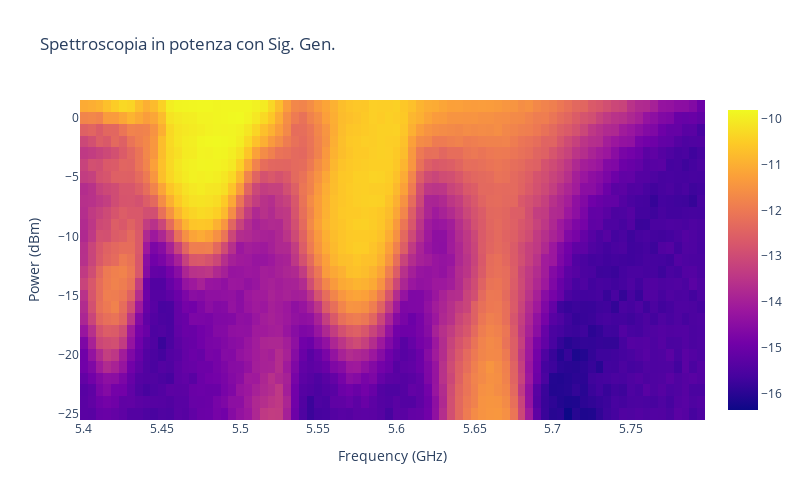

The notebook cell saved with this chart:
### Code cell
import plotly.express as px

ampls = MSR
power = lvl_sg
f = freqs_sg/1e9

print(ampls.shape)
print(power.shape)
print(f.shape)

taitol = 'Spettroscopia in potenza con Sig. Gen.'

fig = px.imshow(ampls, aspect="auto", labels=dict(x = 'Frequency (GHz)', y = 'Power (dBm)', z = 'MSR'), x = f, y = power, origin = 'lower', title = taitol)

fig.update_layout(
    # xaxis=dict(tickformat=".1e"), 
    width = 800,
    height = 500
    )

fig.update_traces(hoverongaps=False, hovertemplate='Frequency: %{x}<br>Amplitude: %{y}<br>MSR: %{z}')

### Figure 1 — Plotly figure (JSON) as saved in the notebook; plotly's stock layout.template omitted (floating-point values rounded to 4 significant figures; data arrays with more than 128 entries replaced by an {"elided": "..."} marker saying what was removed)
{"data": [{"coloraxis": "coloraxis", "hoverongaps": false, "hovertemplate": "Frequency: %{x}<br>Amplitude: %{y}<br>MSR: %{z}", "name": "0", "type": "heatmap", "x": [5.4, 5.405, 5.41, 5.415, 5.42, 5.425, 5.43, 5.435, 5.44, 5.445, 5.45, 5.455, 5.46, 5.465, 5.47, 5.475, 5.48, 5.485, 5.49, 5.495, 5.5, 5.505, 5.51, 5.515, 5.52, 5.525, 5.53, 5.535, 5.54, 5.545, 5.55, 5.555, 5.56, 5.565, 5.57, 5.575, 5.58, 5.585, 5.59, 5.595, 5.6, 5.605, 5.61, 5.615, 5.62, 5.625, 5.63, 5.635, 5.64, 5.645, 5.65, 5.655, 5.66, 5.665, 5.67, 5.675, 5.68, 5.685, 5.69, 5.695, 5.7, 5.705, 5.71, 5.715, 5.72, 5.725, 5.73, 5.735, 5.74, 5.745, 5.75, 5.755, 5.76, 5.765, 5.77, 5.775, 5.78, 5.785, 5.79, 5.795], "xaxis": "x", "y": [-25, -24, -23, -22, -21, -20, -19, -18, -17, -16, -15, -14, -13, -12, -11, -10, -9, -8, -7, -6, -5, -4, -3, -2, -1, 0, 1], "yaxis": "y", "z": {"elided": "27x80 float values"}}], "layout": {"coloraxis": {"colorscale": [[0, "#0d0887"], [0.1111, "#46039f"], [0.2222, "#7201a8"], [0.3333, "#9c179e"], [0.4444, "#bd3786"], [0.5556, "#d8576b"], [0.6667, "#ed7953"], [0.7778, "#fb9f3a"], [0.8889, "#fdca26"], [1, "#f0f921"]]}, "height": 500, "title": {"text": "Spettroscopia in potenza con Sig. Gen."}, "width": 800, "xaxis": {"anchor": "y", "domain": [0, 1], "title": {"text": "Frequency (GHz)"}}, "yaxis": {"anchor": "x", "autorange": true, "domain": [0, 1], "title": {"text": "Power (dBm)"}}}}
